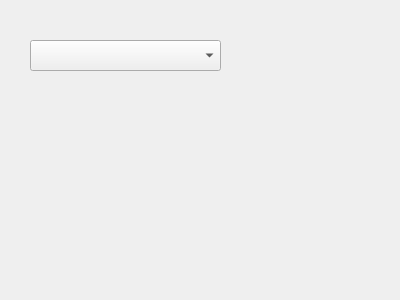
<?xml version="1.0" encoding="UTF-8"?>
<ui version="4.0">
 <class>Form</class>
 <widget class="QWidget" name="Form">
  <property name="geometry">
   <rect>
    <x>0</x>
    <y>0</y>
    <width>400</width>
    <height>300</height>
   </rect>
  </property>
  <property name="windowTitle">
   <string>Form</string>
  </property>
  <widget class="QComboBox" name="comboBox">
   <property name="geometry">
    <rect>
     <x>30</x>
     <y>40</y>
     <width>191</width>
     <height>31</height>
    </rect>
   </property>
  </widget>
 </widget>
 <resources/>
 <connections/>
</ui>
